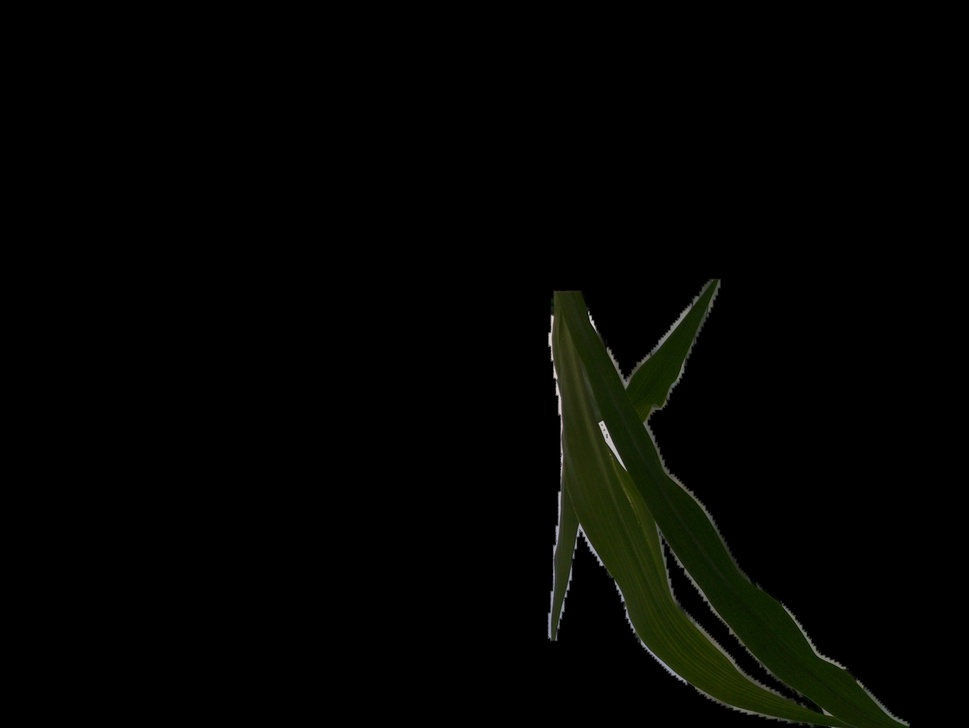
#> input picture assets/example_plant/images/0001.jpg, 969 x 728 px, shrunk from 3163 x 2376 before the run, found by its file name
$ python apply_masks.py --input_dir ../assets/example_plant/images --output_dir out --img_folder ../assets/example_plant/images --mask_folder ../assets/example_plant/images
#> lines starting #> are read from the running program, lines starting #| are printed output that depends on the picture
import os
from pathlib import Path
from PIL import Image
import numpy as np
import argparse


def main(
    input_dir: Path,
    output_dir: Path,
    img_folder: Path,
    mask_folder: Path,
    copy_only_images_with_mask: bool,
):
    # check if the output directory exists
#> called with input_dir = '../assets/example_plant/images', output_dir = 'out', img_folder = '../assets/example_plant/images', mask_folder = '../assets/example_plant/images'
    if os.path.exists(input_dir):
        input_dir = Path(input_dir)
        img_path = input_dir / img_folder
        images = os.listdir(img_path)
    else:
        raise ValueError("Input directory does not exist")
    # check if all the images have the same dimension, if not raise an error
    sizes = []
    for img_name in images:
        img = Image.open(img_path / img_name)
#> img is the input picture: PIL image 969x728 RGB; mean R, G, B 2.9, 3.7, 1.5
        sizes.append(img.size)
#> pass 2 of the loop in main, `for img_name in images:`:
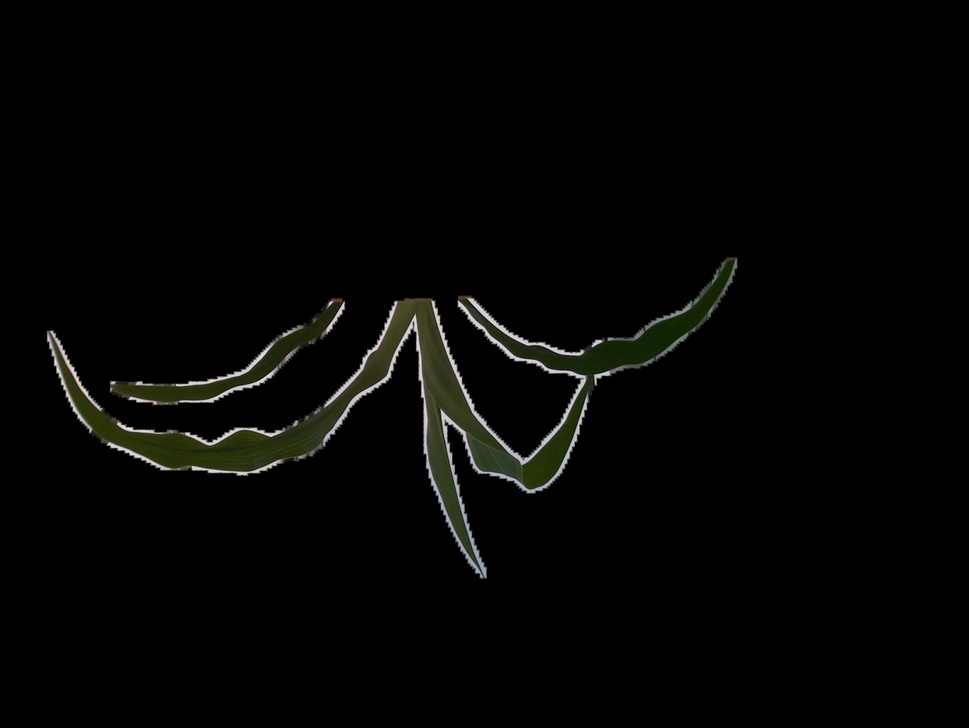
#> input picture assets/example_plant/images/0002.jpg, 969 x 728 px, shrunk from 3163 x 2376 before the run, found by its file name
#> in main, img is the input picture: PIL image 969x728 RGB; mean R, G, B 4.6, 4.8, 3.7
    if len(set(sizes)) != 1:
        raise ValueError("Images have different dimensions")
    size = sizes[0]
#> size = (969, 728)
    # do the same for the masks
    if os.path.exists(input_dir):
        mask_path = input_dir / mask_folder
        masks = os.listdir(mask_path)
    else:
        raise ValueError("Input directory does not exist")
    # check if all the masks have the same dimension, if not raise an error
    mask_sizes = []
    for mask_name in masks:
        mask = Image.open(mask_path / mask_name)
        mask_sizes.append(mask.size)
#> pass 2 of the loop in main, `for mask_name in masks:`:
    if len(set(mask_sizes)) != 1:
        raise ValueError("Masks have different dimensions")
    mask_size = mask_sizes[0]
#> mask_size = (969, 728)
    if mask_size != size:
        raise ValueError("Images and masks have different dimensions")
    # pair the images and masks in a dictionary, they must paired by the basename
    img_mask = {}
    for img_name in images:
        img_mask[img_name] = img_name  # .replace(".jpg", ".png")
    # check if all the images have a mask
    if copy_only_images_with_mask == None and set(images) != set(masks):
        raise ValueError("Some images do not have a mask")
    # check if the output directory exists
    out_dir = Path(output_dir)
    if not os.path.exists(out_dir):
        os.makedirs(out_dir)
    # write the images and masks in the output directory using the dictionary
    for img_name, mask_name in img_mask.items():
        # if the images do not have a mask and the flag is set to True, skip the image
        if copy_only_images_with_mask and mask_name not in masks:
            continue
        # if the images do not have a mask and the flag is set to False, copy the image
        if not copy_only_images_with_mask and mask_name not in masks:
            img = Image.open(img_path / img_name)
            img.save(out_dir / img_name)
            continue
        # if the images have a mask, mask the image and save it
        img = Image.open(img_path / img_name)
        mask = Image.open(mask_path / mask_name)
        img = np.array(img)
        mask = np.array(mask) > 0  # binarize the mask
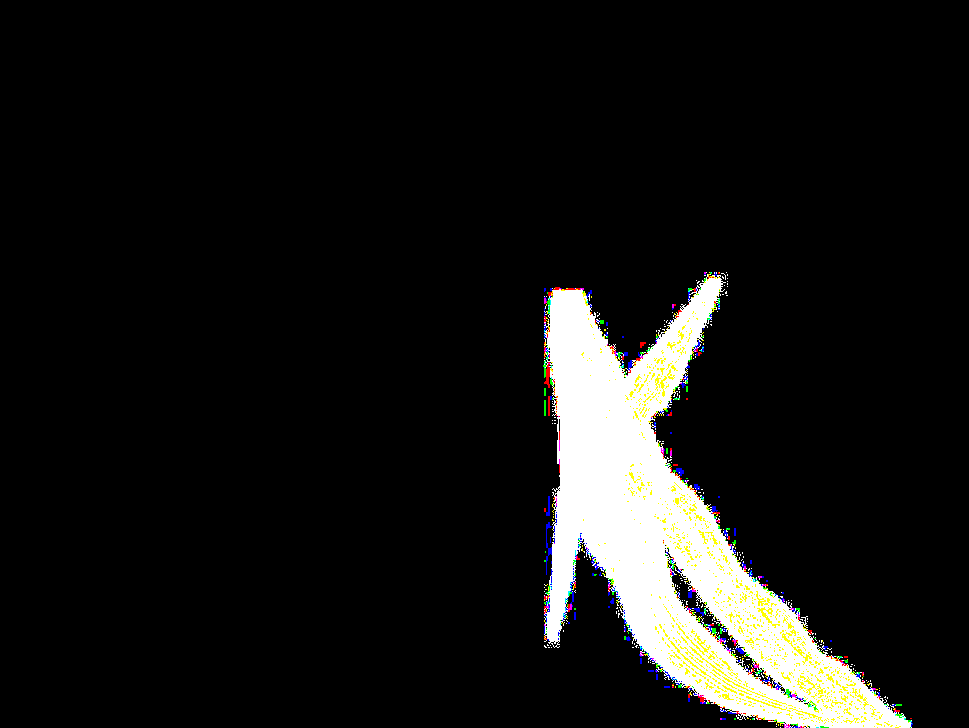
#> mask: shape (728, 969, 3) bool; mean R, G, B 0.0876, 0.0873, 0.0812
        img[mask == 0] = 0
        img = Image.fromarray(img)
        img.save(out_dir / img_name)
#> pass 2 of the loop in main, `for img_name, mask_name in img_mask.items():`:
#> in main, `mask = np.array(mask) > 0`:
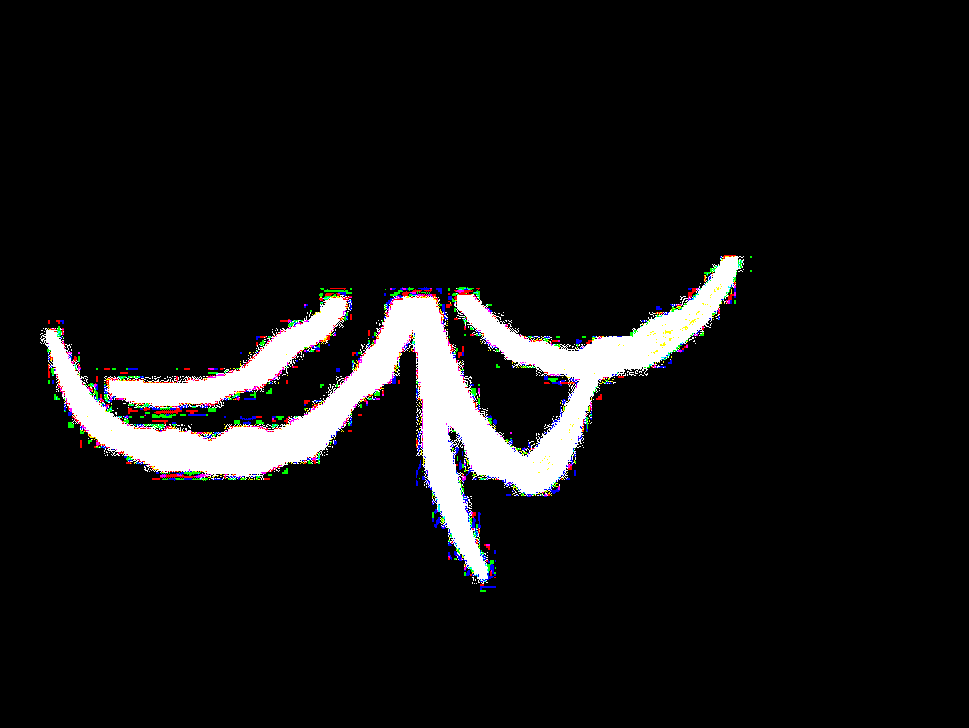
#> mask: shape (728, 969, 3) bool; mean R, G, B 0.0761, 0.0748, 0.0755
    return


if __name__ == "__main__":
    parser = argparse.ArgumentParser()
    parser.add_argument("--input_dir", type=str, required=True)
    parser.add_argument("--output_dir", type=str, required=True)
    parser.add_argument("--img_folder", type=str, required=True)
    parser.add_argument("--mask_folder", type=str, required=True)
    parser.add_argument("--copy_only_images_with_mask", type=bool, default=None)
    args = parser.parse_args()
    main(
        args.input_dir,
        args.output_dir,
        args.img_folder,
        args.mask_folder,
        args.copy_only_images_with_mask,
    )
